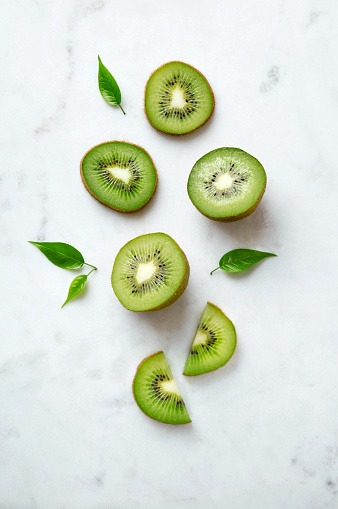
#> input picture images/kiwi.jpeg, 338 x 509 px
$ python object_detection_hls.py
#> lines starting #> are read from the running program, lines starting #| are printed output that depends on the picture
import cv2


def main():
    # Resmi yükle
    image_path = "images/kiwi.jpeg"
    image = cv2.imread(image_path)
#> image is the input picture: shape (509, 338, 3); mean B, G, R 208.7, 222.4, 215.3

    # Kivi sınıflandırıcısını yükle (Dilerseniz daha fazla sınıflandırıcı ekleyebilirsiniz.)
    kivi_cascade = cv2.CascadeClassifier(cv2.data.haarcascades + "haarcascade_frontalface_default.xml")

    # Grayscale çevirme
    gray_image = cv2.cvtColor(image, cv2.COLOR_BGR2GRAY)
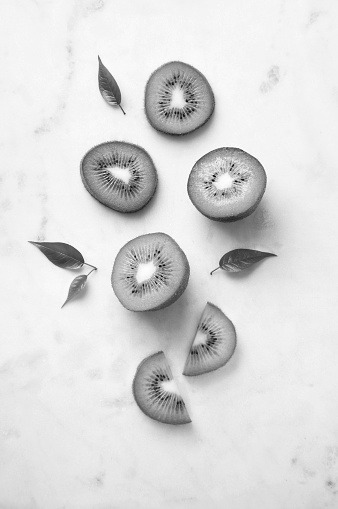
#> gray_image: shape (509, 338); min 3, max 255, mean 218.8

    # Nesneleri tespit et
    kiviler = kivi_cascade.detectMultiScale(gray_image, scaleFactor=1.1, minNeighbors=5)
#> kiviler = ()

    # Tespit edilen kivileri işaretle
    for (x, y, w, h) in kiviler:
        cv2.rectangle(image, (x, y), (x + w, y + h), (0, 255, 0), 2)
        cv2.putText(image, "Kivi", (x, y - 10), cv2.FONT_HERSHEY_SIMPLEX, 0.9, (0, 255, 0), 2)
#> this loop made 0 passes

    # Sonucu göster
    cv2.imshow("Kiviler", image)
    cv2.waitKey(0)
    cv2.destroyAllWindows()


if __name__ == "__main__":
    main()
